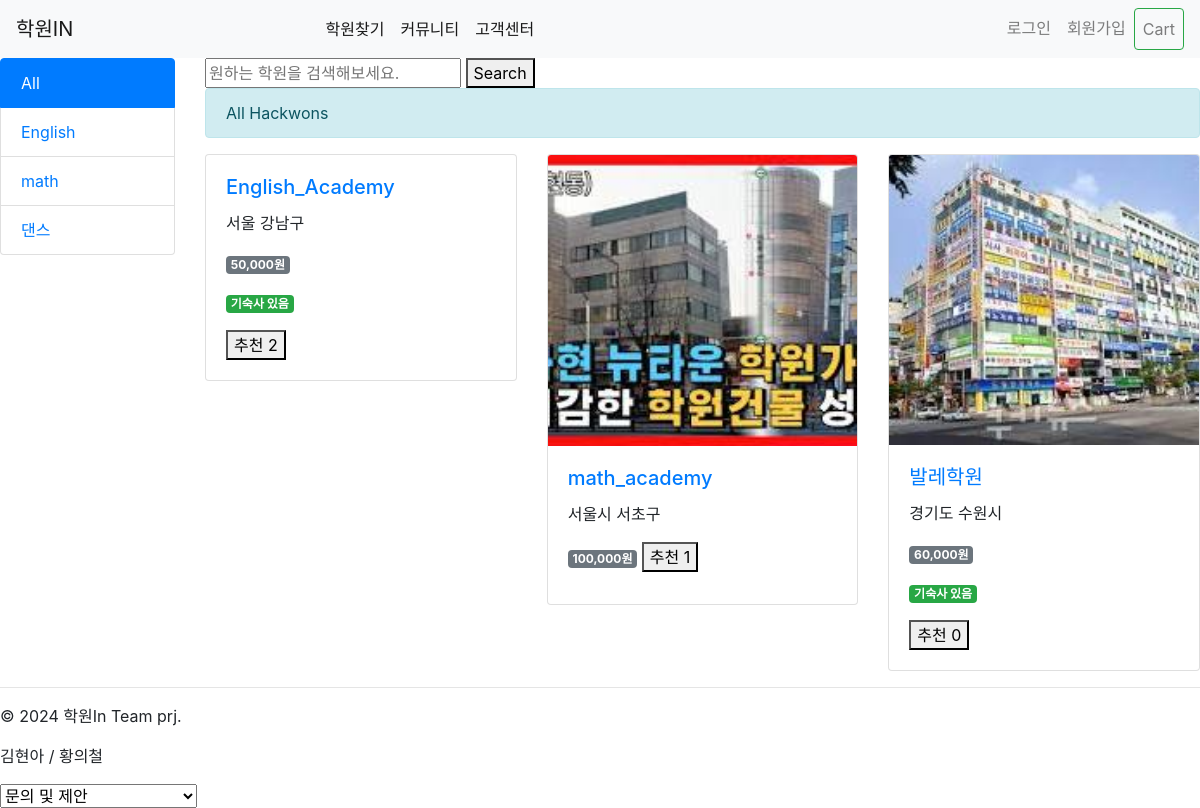
The app's page /content/ with its own data.
### content/models.py (models this page shows, shortened)
class Category(models.Model):
    name = models.CharField(max_length=200, unique=True, verbose_name='course_category')
    slug = models.SlugField(max_length=200, unique=True, allow_unicode=True)
    class Meta:
        ordering = ['name']
        verbose_name = 'category'
        verbose_name_plural = 'categories'
    def get_absolute_url(self):
        return reverse('content:hackwon_in_category', args=[self.id])

class Hackwon(models.Model):
    category = models.ForeignKey(Category, on_delete=models.SET_NULL, null=True, blank=True, related_name='hackwons')
    name = models.CharField(max_length=200)
    slug = models.SlugField(max_length=200, unique=True, allow_unicode=True)
    image = models.ImageField(upload_to='hackwons/%Y/%m/%d', blank=True, null=True)
    description = models.TextField(blank=True, null=True)
    meta_description = models.TextField(blank=True, null=True)
    region = models.CharField(max_length=200, db_index=True, null=True)
    tuition = models.CharField(max_length=200, db_index=True, null=True)
    course = models.CharField(max_length=200, db_index=True, null=True)
    dormitory_available = models.BooleanField(default=True)
    phone_number = models.CharField(max_length=20, blank=True, null=True)
    latitude = models.FloatField(null=True, blank=True)  # 위도
    longitude = models.FloatField(null=True, blank=True)  # 경도
    voter = models.ManyToManyField(User, related_name='voted_hackwons') # 좋아요기능
    class Meta:
        index_together = [['id', 'slug']]

### content/views.py (the view)
# urls.py: path('', hackwon_in_category, name='hackwon_all'),
def hackwon_in_category(request, category_id=None):
    current_category = None
    categories = Category.objects.all()
    query = request.GET.get("q", "")
    if query:
        hackwons = Hackwon.objects.filter(
            Q(name__icontains=query) |
            Q(description__icontains=query) |
            Q(region__icontains=query) |
            Q(tuition__icontains=query) |
            Q(course__icontains=query) |
            Q(dormitory_available__icontains=query)
        )
    else:
        hackwons = Hackwon.objects.all()
    if category_id:
        current_category = get_object_or_404(Category, id=category_id)
        hackwons = hackwons.filter(category=current_category)
    return render(request, 'content/content.html', {
        'current_category': current_category,
        'categories': categories,
        'hackwons': hackwons
    })

### content/templates/content/content.html (shortened to what this page needs)
{% extends 'base.html' %}
{% block content %}
<div class="row">
    <div class="col-2">
        <div class="list-group">
            <a href="/" class="list-group-item {% if not current_category %}active{% endif %}">All</a>
            {% for c in categories %}
            <a href="{{ c.get_absolute_url }}" class="list-group-item {% if current_category.slug == c.slug %}active{% endif %}">{{ c.name }}</a>
            {% endfor %}
        </div>
    </div>
    <div class="col">
      <form method="get" action=".">
        <input type="text" name="q" placeholder="원하는 학원을 검색해보세요." value="{{ request.GET.q }}">
        <button type="submit">Search</button>
      </form>
        <div class="alert alert-info" role="alert">
            {% if current_category %}{{ current_category.name }}{% else %}All Hackwons{% endif %}
        </div>
        <div class="row">
            {% for hackwon in hackwons %}
            <div class="col-4">
                <div class="card">
                    {% if hackwon.image %}
                    <a href="{% url 'content:hackwon_detail' hackwon.id %}"><img class="card-img-top" src="{{ hackwon.image.url }}" alt="{{ hackwon.name }}"></a>
                    {% endif %}
                    <div class="card-body">
                        <h5 class="card-title">
                            <a href="{% url 'content:hackwon_detail' hackwon.id %}">{{ hackwon.name }}</a>
                        </h5>
                        <p class="card-text">{{ hackwon.region }}</p>
                        <p class="badge badge-secondary">{{ hackwon.tuition }}원</p>
                        {% if hackwon.dormitory_available %}
                        <p class="card-text"><span class="badge badge-success">기숙사 있음</span></p>
                        {% endif %}
                        <button class="vote-btn" data-hackwon="{{ hackwon.id }}">추천 <span class="votes">{{ hackwon.voter.count }}</span></button>
                    </div>
                </div>
            </div>
            {% endfor %}
          </div>
      </div>
        </div>
{% endblock %}

### records on screen
Category: name "English"
Category: name "math"
Category: name "댄스"
Hackwon: name "English_Academy", region "서울 강남구", tuition "50,000", dormitory_available "기숙사 있음", voter.count "2"
Hackwon: image (picture), name "math_academy", region "서울시 서초구", tuition "100,000", voter.count "1"
Hackwon: image (picture), name "발레학원", region "경기도 수원시", tuition "60,000", dormitory_available "기숙사 있음", voter.count "0"
